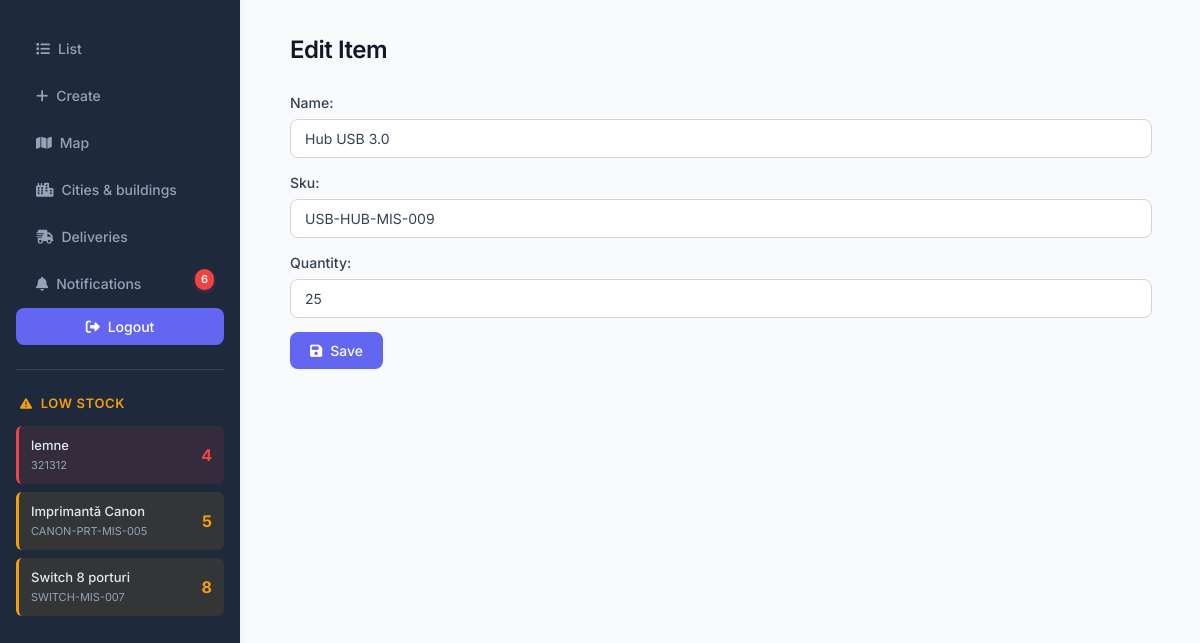
Page /item/74/update/ (signed in) on the committed database.
### app/models.py (models this page shows, shortened)
class Item(models.Model):
    owner = models.ForeignKey(get_user_model(), on_delete=models.CASCADE, related_name="items")
    name = models.CharField(max_length=100)
    sku = models.CharField(max_length=100)
    quantity = models.IntegerField(default=0)
    city = models.CharField(max_length=100, blank=True, default="")
    building = models.CharField(max_length=100, blank=True, default="")
    address = models.CharField(max_length=255, blank=True, default="")
    lat = models.DecimalField(max_digits=9, decimal_places=6, null=True, blank=True)
    lng = models.DecimalField(max_digits=9, decimal_places=6, null=True, blank=True)
    building_ref = models.ForeignKey(
        Building, on_delete=models.PROTECT, related_name="items",
        null=True, blank=True
    )
    created_at = models.DateTimeField(auto_now_add=True)
    class Meta:
        constraints = [
            models.UniqueConstraint(fields=["owner", "sku"], name="uniq_owner_sku")
        ]
        indexes = [
            models.Index(fields=["owner", "sku"]),
            models.Index(fields=["city"]),
        ]
        ordering = ["-created_at"]

### app/views.py (the view)
# urls.py: path("item/<int:pk>/update/", views.ItemUpdateView.as_view(), name="item-update"),
class ItemUpdateView(StaffRequiredMixin, UpdateView):
    model = Item
    fields = ['name', 'sku', 'quantity']  # poți extinde cu city/building dacă vrei ca adminul să modifice
    success_url = reverse_lazy('item-list')
    def get_queryset(self):
        return Item.objects.all()

### app/context_processors.py (called while the page is built)
def low_stock_items(request):
    if request.user.is_authenticated:
        items = Item.objects.filter(
            owner=request.user,
            quantity__lt=10
        ).order_by('quantity')[:10]  # Limit to 10 items
        return {'low_stock_items': items}
    return {'low_stock_items': []}

def unread_notifications(request):
    if request.user.is_authenticated:
        unread_count = Notification.objects.filter(
            user=request.user,
            is_read=False
        ).count()
        recent_notifications = Notification.objects.filter(
            user=request.user,
            is_read=False
        ).order_by('-created_at')[:5]  # Last 5 unread
        return {
            'unread_notifications_count': unread_count,
            'recent_notifications': recent_notifications,
        }
    return {
        'unread_notifications_count': 0,
        'recent_notifications': [],
    }

### app/views.py (called while the page is built)
    def test_func(self):
        return self.request.user.is_staff

### app/templates/app/item_form.html
{% extends 'base.html' %}
{% block content %}
  <h2>{% if object %}Edit{% else %}Add{% endif %} Item</h2>
  <form method="post">{% csrf_token %}
    {{ form.as_p }}
    <button type="submit" class="btn"><i class="fas fa-save"></i> Save</button>
  </form>
{% endblock %}

### app/templates/base.html (shortened to what this page needs)
{% load static %}
<!DOCTYPE html>
<html>
<head>
  <link rel="stylesheet" href="{% static 'app/css/styles.css' %}">
  <link rel="stylesheet" href="https://cdnjs.cloudflare.com/ajax/libs/font-awesome/6.5.1/css/all.min.css">
</head>
<body>
  <nav>
    <a href="{% url 'item-list' %}"><i class="fas fa-list"></i> List</a>
    <a href="{% url 'item-create' %}"><i class="fas fa-plus"></i> Create</a>
    <a href="{% url 'map'%}"><i class="fas fa-map"></i> Map </a>
    {% if user.is_staff %}
        <a href="{% url 'admin-inventory' %}"><i class="fas fa-city"></i>Cities & buildings</a>
    {% endif %}
    <a href="{% url 'delivery-list' %}" class="nav-link {% if request.resolver_match.url_name == 'delivery-list' %}active{% endif %}">
      <i class="fas fa-shipping-fast"></i>
      Deliveries
    </a>
    {% if user.is_authenticated %}
    <a href="{% url 'notification-list' %}" class="nav-link {% if request.resolver_match.url_name == 'notification-list' %}active{% endif %}" style="position: relative;">
      <i class="fas fa-bell"></i>
      Notifications
      {% if unread_notifications_count > 0 %}
      <span class="notification-badge">{{ unread_notifications_count }}</span>
      {% endif %}
    </a>
    {% endif %}
    {% if user.is_authenticated %}
      <form method="post" action="{% url 'logout' %}">
        <button type="submit"><i class="fas fa-sign-out-alt"></i> Logout</button>
      </form>
      {% if low_stock_items %}
      <div class="low-stock-section">
        <h3><i class="fas fa-exclamation-triangle"></i> Low Stock</h3>
        <div class="low-stock-table">
          {% for item in low_stock_items %}
          <div class="low-stock-item {% if item.quantity < 5 %}critical{% elif item.quantity < 10 %}warning{% endif %}">
            <div class="item-info">
              <span class="item-name">{{ item.name }}</span>
              <span class="item-sku">{{ item.sku }}</span>
            </div>
            <span class="item-quantity">{{ item.quantity }}</span>
          </div>
          {% endfor %}
        </div>
      </div>
      {% endif %}
    {% else %}
      <a href="{% url 'login' %}"><i class="fas fa-sign-in-alt"></i> Login</a>
    {% endif %}
  </nav>
  <div class="container">
    {% block content %}{% endblock %}
  </div>
</body>
</html>

### app/static/app/css/styles.css (style rules this page uses)
* { margin: 0; padding: 0; box-sizing: border-box; }
body { font-family: 'Inter', -apple-system, BlinkMacSystemFont, 'Segoe UI', sans-serif; line-height: 1.5; color: #344054; background-color: #f9fafb; display: flex; font-size: 14px; font-weight: 400; }
nav { background: #1e293b; width: 240px; height: 100vh; position: fixed; left: 0; top: 0; padding: 1.5rem 0; box-shadow: 2px 0 8px rgba(0,0,0,0.05); }
nav a { color: #94a3b8; text-decoration: none; padding: 0.75rem 1.25rem; margin: 0.125rem 1rem; border-radius: 8px; transition: all 0.2s; display: flex; align-items: center; font-size: 14px; font-weight: 500; }
nav form { margin: 0.125rem 1rem; }
nav button { background-color: transparent; color: #94a3b8; border: none; padding: 0.75rem 1.25rem; border-radius: 8px; cursor: pointer; transition: all 0.2s; width: 100%; text-align: left; font-size: 14px; font-weight: 500; display: flex; align-items: center; font-family: 'Inter', sans-serif; }
.low-stock-section { margin: 1.5rem 1rem 0 1rem; padding-top: 1.5rem; border-top: 1px solid #334155; }
.low-stock-section h3 { color: #f59e0b; font-size: 13px; font-weight: 600; margin-bottom: 0.75rem; padding: 0 0.25rem; display: flex; align-items: center; text-transform: uppercase; letter-spacing: 0.05em; }
.low-stock-section h3 i { margin-right: 0.5rem; font-size: 12px; }
.low-stock-table { display: flex; flex-direction: column; gap: 0.5rem; max-height: 300px; overflow-y: auto; }
.low-stock-item { background-color: #334155; padding: 0.625rem 0.75rem; border-radius: 6px; display: flex; justify-content: space-between; align-items: center; transition: all 0.2s; border-left: 3px solid transparent; }
.low-stock-item.warning { border-left-color: #f59e0b; background-color: rgba(245, 158, 11, 0.1); }
.low-stock-item.critical { border-left-color: #ef4444; background-color: rgba(239, 68, 68, 0.1); }
.item-info { display: flex; flex-direction: column; gap: 0.125rem; flex: 1; min-width: 0; }
.item-name { color: #e2e8f0; font-size: 13px; font-weight: 500; white-space: nowrap; overflow: hidden; text-overflow: ellipsis; }
.item-sku { color: #94a3b8; font-size: 11px; font-weight: 400; }
.item-quantity { color: #f59e0b; font-size: 16px; font-weight: 700; min-width: 30px; text-align: right; }
.low-stock-item.critical .item-quantity { color: #ef4444; }
.container { margin-left: 240px; padding: 2rem 3rem; width: calc(100% - 240px); }
h2 { color: #101828; font-size: 24px; font-weight: 600; margin-bottom: 1.5rem; letter-spacing: -0.02em; }
input[type="text"], input[type="number"], input[type="password"], select, textarea { width: 100%; padding: 0.625rem 0.875rem; margin-bottom: 0.875rem; border: 1px solid #d0d5dd; border-radius: 8px; font-size: 14px; font-weight: 400; background-color: #ffffff; transition: all 0.2s; font-family: 'Inter', sans-serif; color: #344054; }
input::placeholder { color: #98a2b3; font-weight: 400; }
label { font-weight: 500; color: #344054; margin-bottom: 0.375rem; display: block; font-size: 14px; }
button[type="submit"], .btn { background-color: #6366f1; color: white; padding: 0.625rem 1.25rem; border: none; border-radius: 8px; cursor: pointer; font-size: 14px; font-weight: 500; transition: all 0.2s; font-family: 'Inter', sans-serif; display: inline-flex; align-items: center; justify-content: center; box-shadow: 0 1px 2px rgba(0,0,0,0.05); }
i.fas, i.far, i.fab, i.fa { margin-right: 0.5rem; vertical-align: middle; }
button i, a i, nav button i, nav a i { margin-right: 0.5rem; }
:root { --card:#fff; --ring:#e5e7eb; --text:#111827; --muted:#6b7280; --accent:#4f46e5; }
.btn { text-decoration:none;display:inline-block;padding:8px 10px;border-radius:10px;border:1px solid var(--ring); background:#111827;color:#fff;font-size:13px; }
.notification-badge { position: absolute; top: 8px; right: 10px; background: #ef4444; color: white; border-radius: 10px; padding: 2px 6px; font-size: 11px; font-weight: 600; min-width: 18px; text-align: center; box-shadow: 0 2px 4px rgba(239, 68, 68, 0.3); }

### rows in the picture
Item: name "lemne", sku "321312", quantity "4"
Item: name "Imprimantă Canon", sku "CANON-PRT-MIS-005", quantity "5"
Item: name "Switch 8 porturi", sku "SWITCH-MIS-007", quantity "8"
Item: name "Hub USB 3.0", sku "USB-HUB-MIS-009", quantity "25"

### other values in the picture
{{ unread_notifications_count }} "6"
